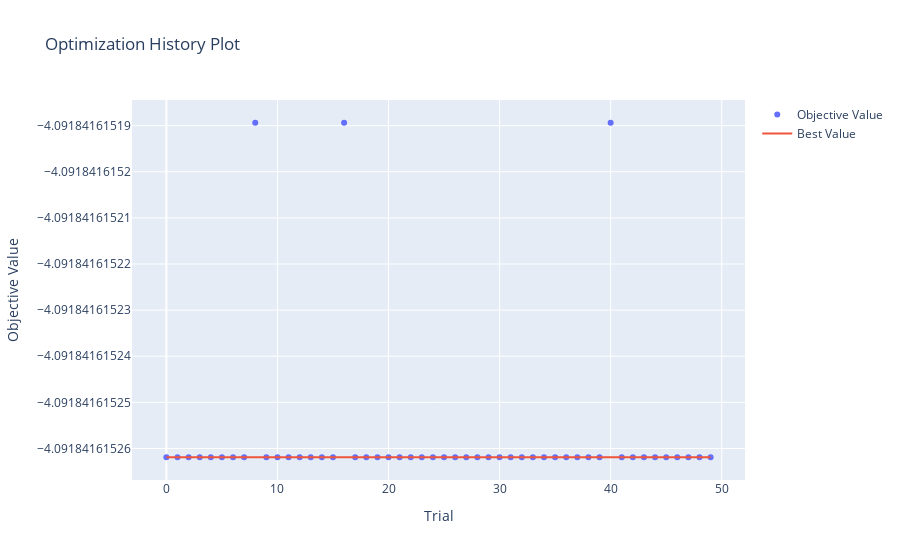
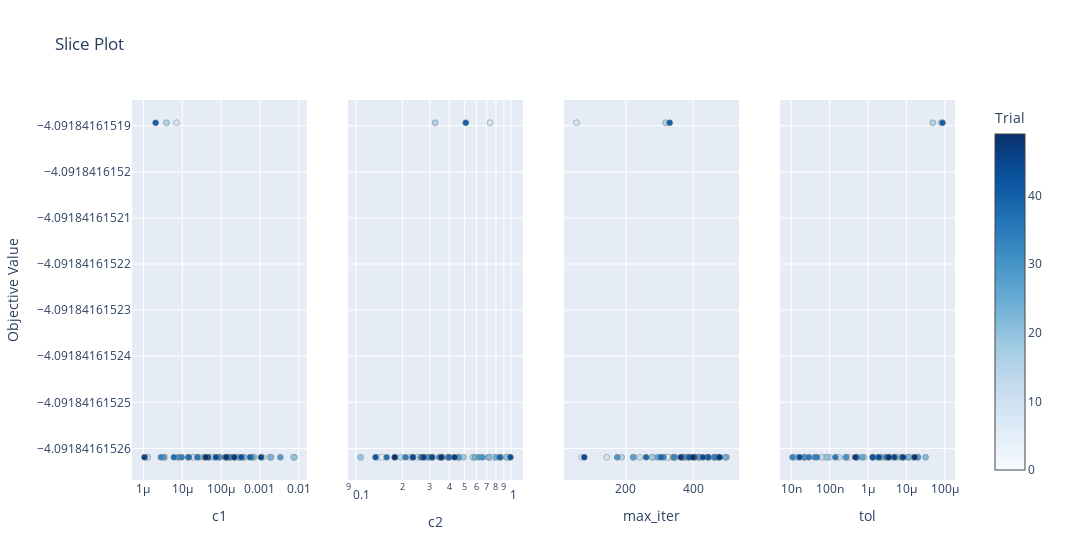
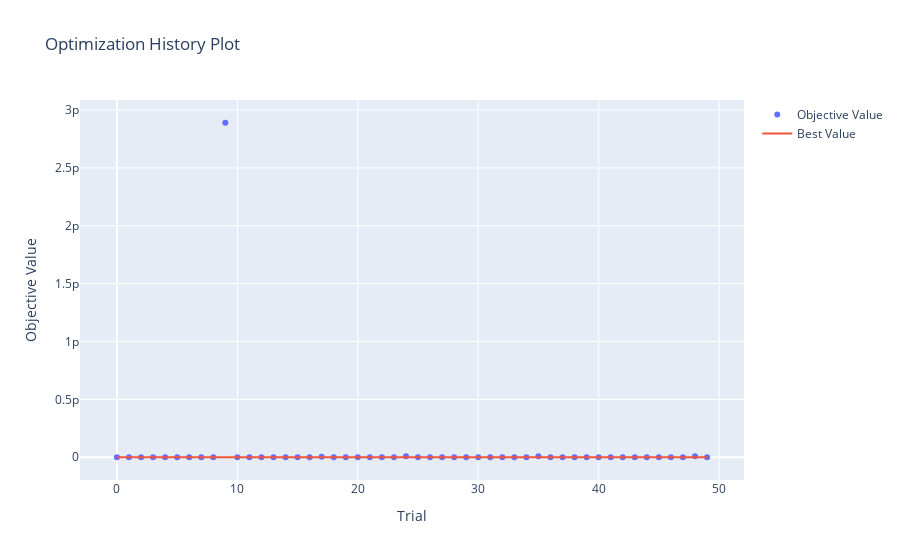
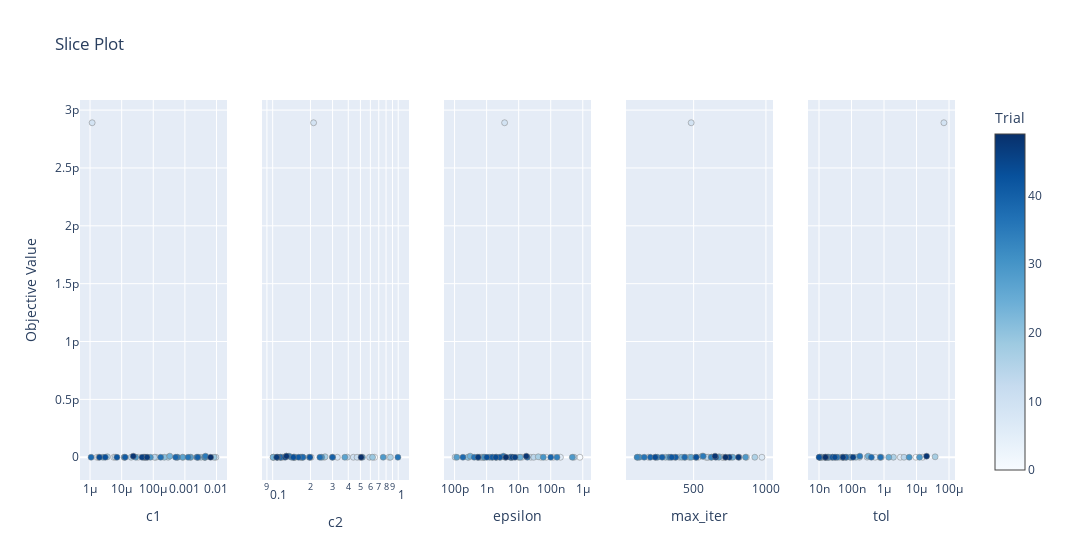

Notebook code for these charts, in order:
### Code cell
# Визуализация для квадратичной функции
optuna.visualization.plot_optimization_history(study_quadratic).show()
optuna.visualization.plot_slice(study_quadratic).show()

# Визуализация для функции Розенброка
optuna.visualization.plot_optimization_history(study_rosenbrock).show()
optuna.visualization.plot_slice(study_rosenbrock).show()
